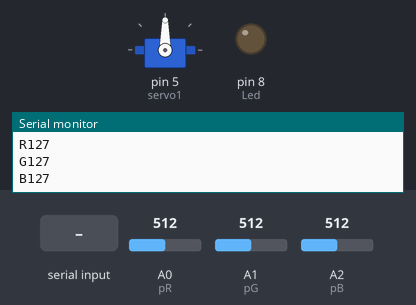
A sketch run on a simulated Arduino Uno, built with avr-gcc and run on an emulated ATmega328P. Parts: servo, output pins drawn as LEDs (lit = HIGH), the last lines printed to the serial monitor. Inputs (shaded band) come from the test bench; at power-on: A0 (pR) = 512, A1 (pG) = 512, A2 (pB) = 512.

Above: at 1.2 s.
1.3 s: "1" received over Serial
At 2.0 s:
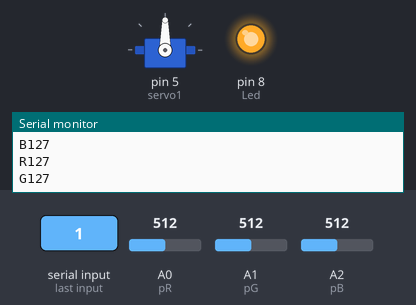
3.0 s: "0" received over Serial
At 3.4 s:
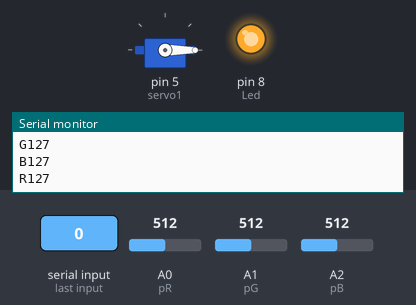
4.5 s: "2" received over Serial
At 5.7 s:
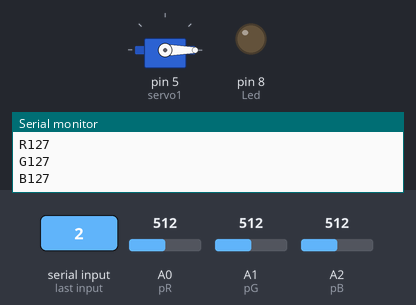
6.0 s: "4" received over Serial
At 7.2 s:
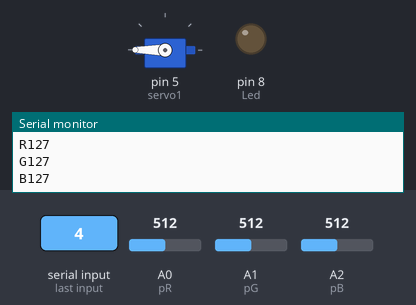
7.5 s: "1" received over Serial
At 8.6 s:
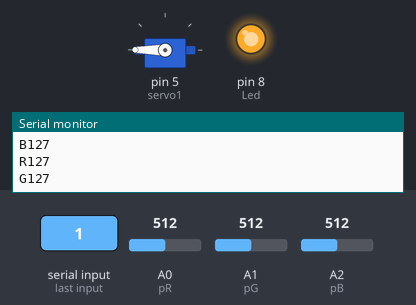
9.0 s: "3" received over Serial
At 9.9 s:
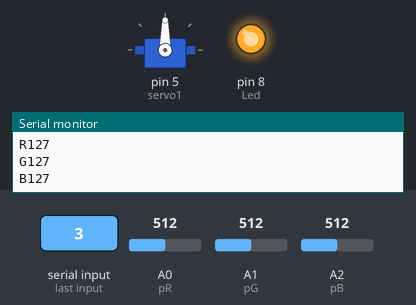
Timing chart, 0 to 11.5 s (numbered marks = the images above; inputs shaded):
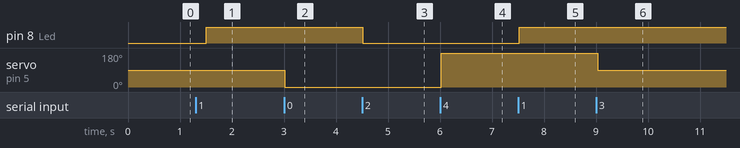

The sketch:

Menu_Pc.ino
```cpp
#include <Servo.h>
#include<Wire.h>

#define pR A0
#define pG A1
#define pB A2
int valor;
int RGB;
int Led=8;
byte dato;
Servo servo1;

void setup() {
  Serial.begin(9600);
  pinMode(Led,OUTPUT);
  servo1.attach(5);
}

void loop() {
  valor=analogRead(pR);
  RGB=map(valor,0,1023,0,255);
  Serial.print("R");
  Serial.println(RGB); delay(100);

  valor=analogRead(pG);
  RGB=map(valor,0,1023,0,255);
  Serial.print("G");
  Serial.println(RGB); delay(100);

  valor=analogRead(pB);
  RGB=map(valor,0,1023,0,255);
  Serial.print("B");
  Serial.println(RGB); delay(100);

  dato=Serial.read();
  if(dato == '1'){
    digitalWrite(Led,HIGH);
  }
  if(dato == '2'){
    digitalWrite(Led,LOW);
  }
  if(dato == '0'){
    servo1.write(0);
  }
  if(dato == '3'){
     servo1.write(90);
  }
  if(dato == '4'){
     servo1.write(180);
  }
}
```

Measured:
- after the input at 1.3 s, pin 8 (Led): LOW → HIGH after 0.21 s
- after the input at 3.0 s, servo on pin 5 (servo1): 90° → 0° at once
- after the input at 4.5 s, pin 8 (Led): HIGH → LOW at once
- after the input at 6.0 s, servo on pin 5 (servo1): 0° → 180° at once
- after the input at 7.5 s, pin 8 (Led): LOW → HIGH at once
- after the input at 9.0 s, servo on pin 5 (servo1): 180° → 90° at once
